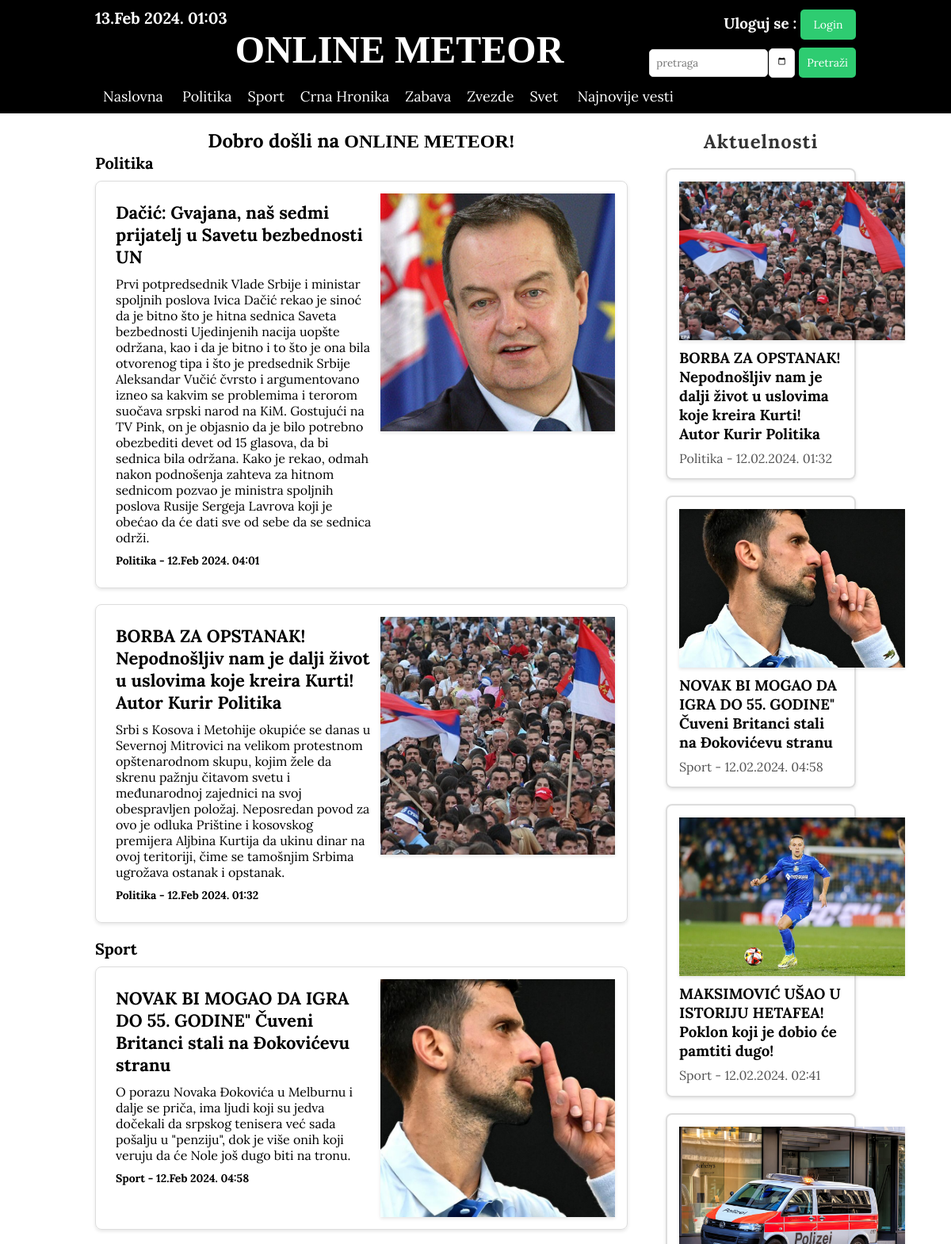
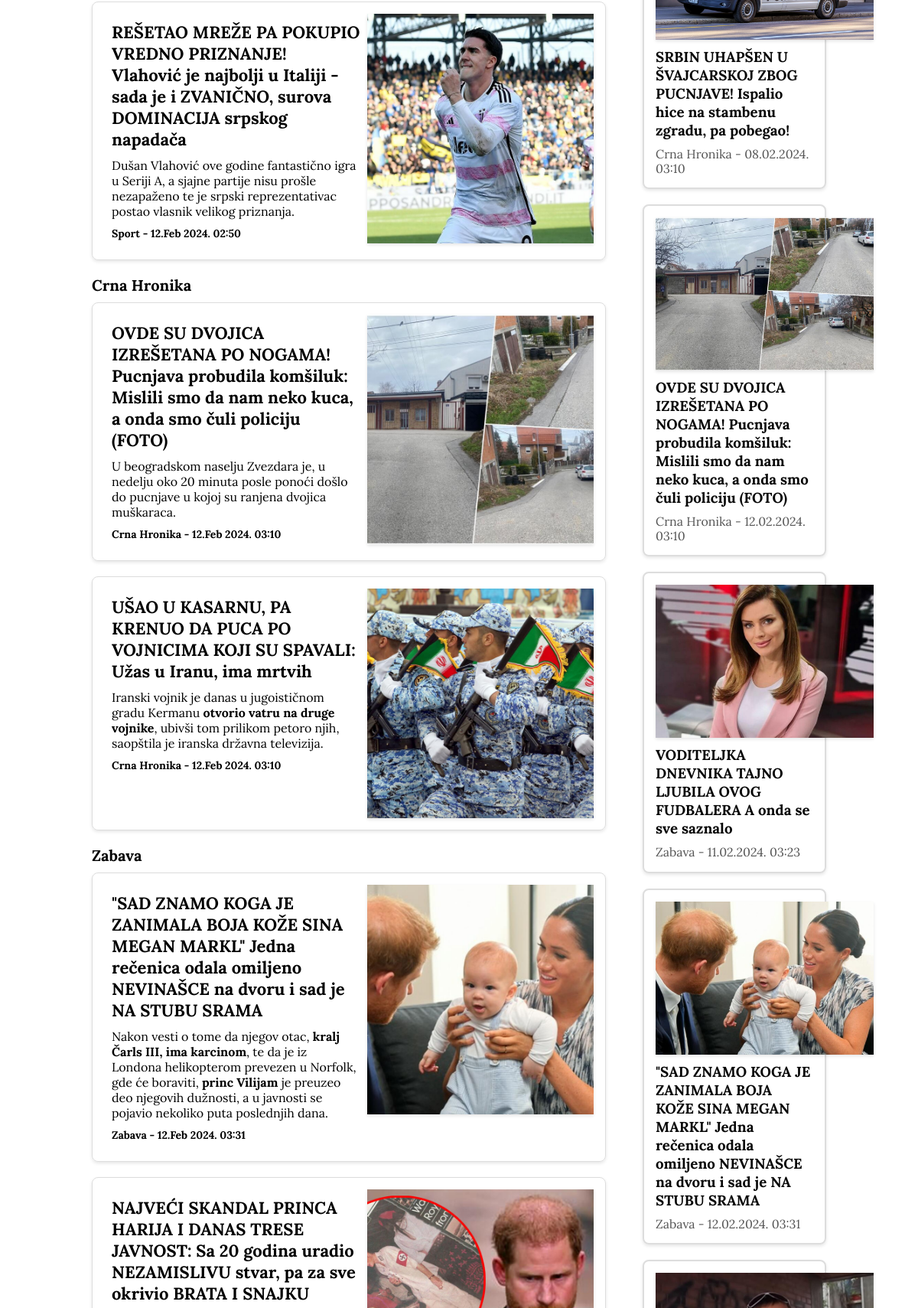
The page /naslovna/index.php (upper part) on the database its author committed (2 pictures, top to bottom).
### tables this page shows
CREATE TABLE IF NOT EXISTS `rubrika` (
  `id_rubrike` int NOT NULL AUTO_INCREMENT,
  `naziv` varchar(50) NOT NULL,
  PRIMARY KEY (`id_rubrike`),
  UNIQUE KEY `id_rubrike_UNIQUE` (`id_rubrike`)
);

CREATE TABLE IF NOT EXISTS `vest` (
  `id_vesti` int NOT NULL AUTO_INCREMENT,
  `naslov` varchar(200) NOT NULL,
  `sadrzaj` mediumtext NOT NULL,
  `id_rubrike` int NOT NULL,
  `status` varchar(30) NOT NULL,
  `datum_vreme_objave` datetime DEFAULT NULL,
  `id_novinara` int NOT NULL,
  `broj_pozitivnih` int NOT NULL DEFAULT '0',
  `broj_negativnih` int NOT NULL DEFAULT '0',
  `id_urednika` int DEFAULT NULL,
  `lead_slika_url` varchar(200) NOT NULL,
  PRIMARY KEY (`id_vesti`),
  UNIQUE KEY `id_vesti_UNIQUE` (`id_vesti`),
  KEY `fk_vest_korisnici1_idx` (`id_novinara`),
  KEY `fk_vest_rubrika1_idx` (`id_rubrike`),
  KEY `fk_vest_korisnici2_idx` (`id_urednika`)
);

CREATE TABLE IF NOT EXISTS `tagovi` (
  `id_taga` int NOT NULL AUTO_INCREMENT,
  `id_vesti` int NOT NULL,
  `sadrzaj` varchar(50) NOT NULL,
  PRIMARY KEY (`id_taga`),
  KEY `fk_tagovi_vest1_idx` (`id_vesti`)
);

### administracija/klase.php (called while the page is built, shortened)
<?php
class Konekcija
{
    private $conn;
    function __construct($host, $username, $password, $db)
    {
        $this->host = $host;
        $this->username = $username;
        $this->password = $password;
        $this->db = $db;
        $this->conn = new mysqli($this->host, $this->username, $this->password, $this->db);
        mysqli_set_charset($this->conn, 'utf8');
    }
    function getSveRubrike()
    {
        $stmt = $this->conn->prepare("select * from rubrika");
        $stmt->execute();
        $rezultat = $stmt->get_result();
        if ($rezultat->num_rows > 0) {
            return $rezultat;
        } else {
            return false;
        }
    }
    function getRubrikaByID($id_rubrike)
    {
        $stmt = $this->conn->prepare("select * from rubrika where id_rubrike = ?");
        $stmt->bind_param("i", $id_rubrike);
        $stmt->execute();
        $rezultat = $stmt->get_result();
        if ($rezultat->num_rows > 0) {
            return $rezultat->fetch_assoc();
        } else {
            return false;
        }
    }
    function getClanakByID($id_vesti)
    {
        $stmt = $this->conn->prepare("SELECT * from vest where id_vesti = ?");
        $stmt->bind_param("i", $id_vesti);
        $stmt->execute();
        $rezultat = $stmt->get_result();
        if ($rezultat->num_rows > 0) {
            return $rezultat->fetch_assoc();
        } else {
            return false;
        }
    }
    function getSveOdobreneVestiPoRubrikama()
    {
        $rubrike = $this->conn->query("SELECT * FROM rubrika");
        if ($rubrike->num_rows > 0) {
            $sve_vesti_po_rubrikama = [];
            while ($rubrika = $rubrike->fetch_assoc()) {
                $id_rubrike = $rubrika['id_rubrike'];
                $stmt = $this->conn->prepare("SELECT * FROM vest WHERE id_rubrike = ? AND status = 'odobrena' ORDER BY datum_vreme_objave DESC LIMIT 2");
                $stmt->bind_param("i", $id_rubrike);
                $stmt->execute();
                $rezultat = $stmt->get_result();
                if ($rezultat->num_rows > 0) {
                    $sve_vesti_po_rubrikama[$rubrika['naziv']] = $rezultat->fetch_all(MYSQLI_ASSOC);
                }
            }
            return $sve_vesti_po_rubrikama;
        } else {
            return false;
        }
    }
    function getVestIdByTag($tag)
    {
        $stmt = $this->conn->prepare("select * from tagovi where sadrzaj = ?");
        $stmt->bind_param("s", $tag);
        $stmt->execute();
        $rezultat = $stmt->get_result();
        if ($rezultat->num_rows > 0) {
            return $rezultat;
        } else {
            return false;
        }
    }
}
$konekcija = new Konekcija("localhost", "root", "", "branko_novine");

### naslovna/funkcije.php (called while the page is built)
<?php
function string_between_two_string($str, $starting_word, $ending_word)
{
    $subtring_start = strpos($str, $starting_word);
    $subtring_start += strlen($starting_word);
    $size = strpos($str, $ending_word, $subtring_start) - $subtring_start;
    return substr($str, $subtring_start, $size);
}

### naslovna/index.php (the view, shortened to what this page needs)
<?php
include "../administracija/klase.php";
include "funkcije.php";
?>
<!DOCTYPE html>
<html lang="en">
<head>
    <link rel="stylesheet" href="style.css">
</head>
<body>
    <?php
    include "menu.php";
    ?>
    <section class="main">
    <div class="container container_main">
    <div class="glavne_vesti">
    <h1 class="logo">
        <span>Dobro došli na </span>
        <span style="font-family: Algerian;">ONLINE METEOR!</span>
    </h1>
        <?php
        $vesti_po_rubrikama = $konekcija->getSveOdobreneVestiPoRubrikama();
        if ($vesti_po_rubrikama !== false) {
            foreach ($vesti_po_rubrikama as $rubrika => $vesti) {
                echo "<h3>$rubrika</h3>";
                foreach ($vesti as $vest) {
                    $datum_vreme = date("d.M Y. H:i", strtotime($vest["datum_vreme_objave"]));
                    $sadrzaj = $vest["sadrzaj"];
                    $sadrzaj_ispis = string_between_two_string($sadrzaj, "<p>", "</p>");
                    echo "<div class=vest>";
                    echo "<div class=vest_opis>
                        <a href=vest.php?id_vesti=$vest[id_vesti]><h2>$vest[naslov]</h2></a>
                        <p>$sadrzaj_ispis</p>
                        <h4>$rubrika - $datum_vreme</h4>
                    </div>";
                    echo "<div class=vest_slika><a href=vest.php?id_vesti=$vest[id_vesti]><img src=../$vest[lead_slika_url] class=lead_slika></a></div>";
                    echo "</div>";
                }
            }
        } else {
            echo "<p>Trenutno nema odobrenih vesti.</p>";
        }
        ?>
            </div>
            <?php
            include "aktuelnosti.php";
            ?>
        </div>
    </section>
</body>
</html>

### naslovna/menu.php (shortened to what this page needs)
<section class="wrapper_gore">
    <div class="container">
        <div class="top-header">
            <div class="top-header-levo">
                <h3><?php
                    echo date("d.M Y. H:i"); ?></h3>
                <p class="logo" style="font-family: Algerian;"> ONLINE METEOR</p>
            </div>
            <div class="top-header-desno">
                <h3>Uloguj se : <button class="show-modal">Login</button></h3>
                <form action="pretraga_vesti.php" method="post">
                    <input type="search" placeholder="pretraga" name="termin">
                    <input type="date" name="datum">
                    <input type="submit" value="Pretraži">
                </form>
            </div>
        </div>
        <div class="navigacija">
            <ul>
                <li><a href="index.php">Naslovna</a></li>
                <?php
                $rubrike = $konekcija->getSveRubrike();
                while ($rubrika = $rubrike->fetch_assoc()) {
                    echo "<li><a href=rubrika.php?id_rubrike=$rubrika[id_rubrike]>$rubrika[naziv]</a></li>";
                }
                ?>
                <li><a href="najnovije_vesti.php">Najnovije vesti</a></li>
            </ul>
        </div>
    </div>
</section>

### naslovna/aktuelnosti.php (shortened to what this page needs)
<div class="aktuelne_vesti">
    <h2>Aktuelnosti</h2>
    <?php
    $aktuelne_vesti = $konekcija->getVestIdByTag("aktuelno");
    if ($aktuelne_vesti != false) {
        while ($aktuelna_vest = $aktuelne_vesti->fetch_assoc()) {
            $vest = $konekcija->getClanakByID($aktuelna_vest["id_vesti"]);
            if ($vest["status"] === "odobrena") {
                $datum_vreme = date("d.m.Y. H:i", strtotime($vest["datum_vreme_objave"]));
                $rubrika_vest = $konekcija->getRubrikaByID($vest["id_rubrike"]);
                $rubrika= "$rubrika_vest[naziv]";
                echo "<div class=aktuelna_vest>
                            <div class=aktuelna_vest_slika><a href=vest.php?id_vesti=$vest[id_vesti]><img src=../$vest[lead_slika_url] class=lead_slika></a></div>
                            <a href=vest.php?id_vesti=$vest[id_vesti]><h3>$vest[naslov]</h3></a>
                            <p>$rubrika - $datum_vreme</p>
                        </div>";
            }
        }
    } else {
        echo "<div><h4>Nema aktuelnih vesti</h4></div>";
    }
    ?>
</div>

### naslovna/style.css (style rules this page uses)
* { margin: 0px; padding: 0px; font-family: 'Lora', serif; }
.wrapper_gore { background-color: black; color: white; display: flex; justify-content: center; }
.container { width: 80%; }
.container_main { display: flex; flex-direction: row; }
.top-header { display: flex; justify-content: space-between; }
.top-header-levo { width: 80%; }
.top-header-levo h3 { padding-top: 10px; padding-bottom: 0px; font-size: 20px; }
.top-header-levo p { padding-bottom: 10px; font-size: 3em; }
.top-header-desno button { background-color: #2ecc71; color: #fff; border: none; padding: 10px; border-radius: 5px; cursor: pointer; font-size: 14px; transition: background-color 0.3s ease; margin-top: 10px; width: 70px; }
.top-header-desno form { display: flex; align-items: center; }
.top-header-desno input[type="search"] { padding: 8px; margin-right: 1px; border: 1px solid #ddd; border-radius: 5px; margin-top: 10px; width: 150px; }
.top-header-desno input[type="date"] { padding: 8px; margin-right: 5px; border: 1px solid #ddd; border-radius: 5px; margin-top: 10px; width: 15px; }
.top-header-desno input[type="submit"] { background-color: #2ecc71; color: #fff; border: none; padding: 10px; border-radius: 5px; cursor: pointer; font-size: 14px; transition: background-color 0.3s ease; margin-top: 10px; }
.top-header-desno { width: 20%; display: flex; flex-direction: column; justify-content: center; align-items: end; }
.logo { text-align: center; font-weight: 700; font-size: 2em; }
.navigacija ul { list-style: none; }
.navigacija li { display: inline-block; font-size: 18px; }
.navigacija a { display: block; text-decoration: none; padding: 10px; color: white; }
.main { display: flex; justify-content: center; }
.glavne_vesti { width: 75%; display: flex; flex-direction: column; padding-right: 5%; padding-top: 2%; }
.glavne_vesti h4 { padding-top: 10px; font-size: 14px; }
.glavne_vesti h2 { padding-bottom: 10px; font-size: 22px; }
.glavne_vesti h3 { padding-bottom: 10px; font-size: 20px; }
.glavne_vesti h1 { font-size: 1.5em; text-align: center; }
.aktuelne_vesti { width: 25%; display: flex; flex-direction: column; }
.vest { display: flex; border: 1px solid #ddd; border-radius: 8px; box-shadow: 0 2px 4px rgba(0, 0, 0, 0.1); padding: 15px; margin-bottom: 20px; }
.vest_opis { width: 60%; padding: 10px; }
.vest_opis a { text-decoration: none; color: black; }
.vest_slika { width: 350px; height: 300px; overflow: hidden; box-shadow: 0 2px 4px rgba(0, 0, 0, 0.1); }
.vest_slika img { width: 100%; height: 100%; object-fit: cover; }
.lead_slika { width: 100%; }
.aktuelne_vesti { margin: 20px 0; }
.aktuelna_vest { border: 2px solid #ddd; border-radius: 8px; box-shadow: 0 2px 4px rgba(0, 0, 0, 0.1); padding: 15px; margin-bottom: 20px; }
.aktuelna_vest p { color: #555; line-height: 1.2; }
.aktuelna_vest h3 { padding-bottom: 10px; }
.aktuelna_vest_slika { width: 285px; height: 200px; overflow: hidden; box-shadow: 0 2px 4px rgba(0, 0, 0, 0.1); }
.aktuelna_vest_slika img { width: 100%; height: 100%; object-fit: cover; }
.aktuelne_vesti h2 { padding-bottom: 10px; font-size: 22px; }
.aktuelna_vest a { text-decoration: none; color: #6b90c2; font-weight: bold; padding-bottom: 20px; }
.aktuelne_vesti h2 { color: #333; text-align: center; font-size: 24px; margin-bottom: 8px; letter-spacing: 1px; }
.aktuelna_vest h3 { color: #050505; margin-top: 10px; }
.show-modal { cursor: pointer; }

### rows shown on the page
rubrika: naziv "Politika"
rubrika: naziv "Sport"
rubrika: naziv "Crna Hronika"
rubrika: naziv "Zabava"
rubrika: naziv "Zvezde"
rubrika: naziv "Svet"
vest: naslov "Dačić: Gvajana, naš sedmi prijatelj u Savetu bezbednosti UN", sadrzaj "Prvi potpredsednik Vlade Srbije i ministar spoljnih poslova Ivica Dačić rekao je sinoć da je bitno što je hitna sednica Saveta bezbednosti Ujedinjenih nacija uopšte održana, kao i da je bitno i to što je ona bila otvorenog tipa i što je predsednik Srbije Aleksandar Vučić čvrsto i argumentovano izneo sa kakvim se problemima i terorom suočava srpski narod na KiM. Gostujući na TV Pink, on je objasnio da je bilo potrebno obezbediti devet od 15 glasova, da bi sednica bila održana. Kako je rekao, odmah nakon podnošenja zahteva za hitnom sednicom pozvao je ministra spoljnih poslova Rusije Sergeja Lavrova koji je obećao da će dati sve od sebe da se sednica održi.", rubrika "Politika", datum_vreme_objave "12.Feb 2024. 04:01", lead_slika_url (picture)
vest: naslov "BORBA ZA OPSTANAK! Nepodnošljiv nam je dalji život u uslovima koje kreira Kurti! Autor Kurir Politika", sadrzaj "Srbi s Kosova i Metohije okupiće se danas u Severnoj Mitrovici na velikom protestnom opštenarodnom skupu, kojim žele da skrenu pažnju čitavom svetu i međunarodnoj zajednici na svoj obespravljen položaj. Neposredan povod za ovo je odluka Prištine i kosovskog premijera Aljbina Kurtija da ukinu dinar na ovoj teritoriji, čime se tamošnjim Srbima ugrožava ostanak i opstanak.", rubrika "Politika", datum_vreme_objave "12.Feb 2024. 01:32", lead_slika_url (picture)
vest: naslov "NOVAK BI MOGAO DA IGRA DO 55. GODINE\" Čuveni Britanci stali na Đokovićevu stranu", sadrzaj "O porazu Novaka Đokovića u Melburnu i dalje se priča, ima ljudi koji su jedva dočekali da srpskog tenisera već sada pošalju u \"penziju\", dok je više onih koji veruju da će Nole još dugo biti na tronu.", rubrika "Sport", datum_vreme_objave "12.Feb 2024. 04:58", lead_slika_url (picture)
vest: naslov "REŠETAO MREŽE PA POKUPIO VREDNO PRIZNANJE! Vlahović je najbolji u Italiji - sada je i ZVANIČNO, surova DOMINACIJA srpskog napadača", sadrzaj "Dušan Vlahović ove godine fantastično igra u Seriji A, a sjajne partije nisu prošle nezapaženo te je srpski reprezentativac postao vlasnik velikog priznanja.", rubrika "Sport", datum_vreme_objave "12.Feb 2024. 02:50", lead_slika_url (picture)
vest: naslov "OVDE SU DVOJICA IZREŠETANA PO NOGAMA! Pucnjava probudila komšiluk: Mislili smo da nam neko kuca, a onda smo čuli policiju (FOTO)", sadrzaj "U beogradskom naselju Zvezdara je, u nedelju oko 20 minuta posle ponoći došlo do pucnjave u kojoj su ranjena dvojica muškaraca .", rubrika "Crna Hronika", datum_vreme_objave "12.Feb 2024. 03:10", lead_slika_url (picture)
vest: naslov "UŠAO U KASARNU, PA KRENUO DA PUCA PO VOJNICIMA KOJI SU SPAVALI: Užas u Iranu, ima mrtvih", sadrzaj "Iranski vojnik je danas u jugoističnom gradu Kermanu otvorio vatru na druge vojnike , ubivši tom prilikom petoro njih, saopštila je iranska državna televizija.", rubrika "Crna Hronika", datum_vreme_objave "12.Feb 2024. 03:10", lead_slika_url (picture)
vest: naslov "\"SAD ZNAMO KOGA JE ZANIMALA BOJA KOŽE SINA MEGAN MARKL\" Jedna rečenica odala omiljeno NEVINAŠCE na dvoru i sad je NA STUBU SRAMA", sadrzaj "Nakon vesti o tome da njegov otac, kralj Čarls III, ima karcinom , te da je iz Londona helikopterom prevezen u Norfolk, gde će boraviti, princ Vilijam je preuzeo deo njegovih dužnosti, a u javnosti se pojavio nekoliko puta poslednjih dana.", rubrika "Zabava", datum_vreme_objave "12.Feb 2024. 03:31", lead_slika_url (picture)
vest: naslov "NAJVEĆI SKANDAL PRINCA HARIJA I DANAS TRESE JAVNOST: Sa 20 godina uradio NEZAMISLIVU stvar, pa za sve okrivio BRATA I SNAJKU", lead_slika_url (picture)
tagovi: id_vesti.lead_slika_url (picture), id_vesti.naslov "BORBA ZA OPSTANAK! Nepodnošljiv nam je dalji život u uslovima koje kreira Kurti! Autor Kurir Politika", rubrika.naziv "Politika", id_vesti.datum_vreme_objave "12.02.2024. 01:32"
tagovi: id_vesti.lead_slika_url (picture), id_vesti.naslov "NOVAK BI MOGAO DA IGRA DO 55. GODINE\" Čuveni Britanci stali na Đokovićevu stranu", rubrika.naziv "Sport", id_vesti.datum_vreme_objave "12.02.2024. 04:58"
tagovi: id_vesti.lead_slika_url (picture), id_vesti.naslov "MAKSIMOVIĆ UŠAO U ISTORIJU HETAFEA! Poklon koji je dobio će pamtiti dugo!", rubrika.naziv "Sport", id_vesti.datum_vreme_objave "12.02.2024. 02:41"
tagovi: id_vesti.lead_slika_url (picture), id_vesti.naslov "SRBIN UHAPŠEN U ŠVAJCARSKOJ ZBOG PUCNJAVE! Ispalio hice na stambenu zgradu, pa pobegao!", rubrika.naziv "Crna Hronika", id_vesti.datum_vreme_objave "08.02.2024. 03:10"
tagovi: id_vesti.lead_slika_url (picture), id_vesti.naslov "OVDE SU DVOJICA IZREŠETANA PO NOGAMA! Pucnjava probudila komšiluk: Mislili smo da nam neko kuca, a onda smo čuli policiju (FOTO)", rubrika.naziv "Crna Hronika", id_vesti.datum_vreme_objave "12.02.2024. 03:10"
tagovi: id_vesti.lead_slika_url (picture), id_vesti.naslov "VODITELJKA DNEVNIKA TAJNO LJUBILA OVOG FUDBALERA A onda se sve saznalo", rubrika.naziv "Zabava", id_vesti.datum_vreme_objave "11.02.2024. 03:23"
tagovi: id_vesti.lead_slika_url (picture), id_vesti.naslov "\"SAD ZNAMO KOGA JE ZANIMALA BOJA KOŽE SINA MEGAN MARKL\" Jedna rečenica odala omiljeno NEVINAŠCE na dvoru i sad je NA STUBU SRAMA", rubrika.naziv "Zabava", id_vesti.datum_vreme_objave "12.02.2024. 03:31"
tagovi: id_vesti.lead_slika_url (picture)

### other values the page prints
$rubrika "Politika"
$rubrika "Sport"
$rubrika "Crna Hronika"
$rubrika "Zabava"
